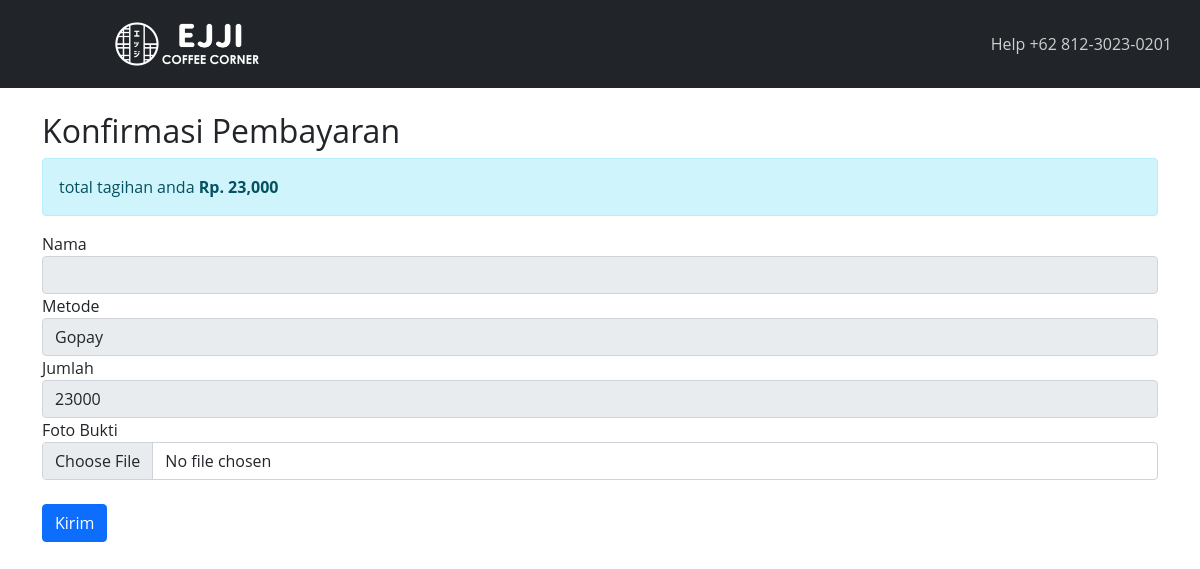
The app's page /konfirpembayaran.php?id=35 with its own data.
### tables this page shows
CREATE TABLE `pembelian` (
  `id_pembelian` int(11) NOT NULL,
  `id_pelanggan` int(11) NOT NULL,
  `id_metode` int(11) NOT NULL,
  `tanggal_pembelian` date NOT NULL,
  `total_pembelian` int(11) NOT NULL,
  `metode` varchar(100) NOT NULL
);

### konfirpembayaran.php (the view, shortened to what this page needs)
<?php
include 'koneksi.php';
?>
<!DOCTYPE html>
<html lang="en">
<head>
    <link rel="stylesheet" href="admin/assets/css/menu.css">
    <link href="https://cdn.jsdelivr.net/npm/bootstrap@5.0.2/dist/css/bootstrap.min.css" rel="stylesheet"
>
    <link rel="stylesheet" href="assets/css/style.css">
    <link rel="stylesheet" href="https://maxcdn.bootstrapcdn.com/font-awesome/4.5.0/css/font-awesome.min.css" />
    <link rel="stylesheet" href="https://cdnjs.cloudflare.com/ajax/libs/font-awesome/5.13.0/css/all.min.css">
</head>
<body>
    <nav class="navbar navbar navbar-dark bg-dark">
        <div class="container-fluid">
            <a class="navbar-brand"><img class="navbar-brand" src="admin/assets/img/logo.png" alt=""></a>
            <form class="d-flex">
                <a class="nav-link" style="color: #cfcfcf;" href="https://api.whatsapp.com/send?phone=6281230230201" tabindex="-1" target="_blank">Help +62 812-3023-0201</a>
            </form>
        </div>
    </nav>
    <?php
    $query= $koneksi->query("SELECT * FROM pembelian JOIN pelanggan
        ON pembelian.id_pelanggan=pelanggan.id_pelanggan
        WHERE pembelian.id_pembelian='$_GET[id]'");
        $detail=$query->fetch_assoc();
    ?>
    <div class="container mb-4 mt-4">
    <h2>Konfirmasi Pembayaran</h2>
<div class="alert alert-info">total tagihan anda <strong>Rp. <?php echo number_format($detail["total_pembelian"]); ?></strong></div>
<form method="post" enctype="multipart/form-data">
    <div class="form-group">
        <label>Nama</label>
        <input type="text" readonly value="<?php echo $_SESSION["pelanggan"]["nama_pelanggan"] ?>" class="form-control" name="nama">
    </div>
    <div class="form-group">
        <label>Metode</label>
        <input type="text" readonly value="<?php echo $detail["metode"] ?>" class="form-control" name="metode">
    </div>
    <div class="form-group">
        <label>Jumlah</label>
        <input type="text" readonly value="<?php echo $detail["total_pembelian"] ?>" class="form-control" name="jumlah">
    </div>
    <div class="form-group mb-4">
        <label>Foto Bukti</label>
        <input type="file" class="form-control" name="bukti" required>
    </div>
    <button class="btn btn-primary" name="kirim">Kirim</button>
</form>
    </div>
</body>
</html>

### admin/assets/css/menu.css (style rules this page uses)
body { font-family: 'Open Sans', sans-serif; }
.navbar-brand { margin-left: 50px; width: 150px; }

### admin/assets/css/style.css (style rules this page uses)
body { font-family: 'Open Sans', sans-serif; }
.navbar-brand { margin-left: 50px; width: 150px; }

### records on screen
pembelian: total_pembelian "23,000", metode "Gopay", jumlah "23000"
